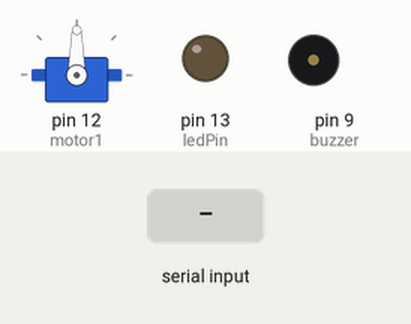
This sketch was run on a simulated Arduino Uno, built with avr-gcc and run on an emulated ATmega328P. Parts: servo, output pins drawn as LEDs (lit = HIGH), buzzer (waves = sounding). The inputs (shaded band) are chosen by the test bench.

Above: at 1.2 s.
1.3 s: "H" received over Serial
At 2.2 s:
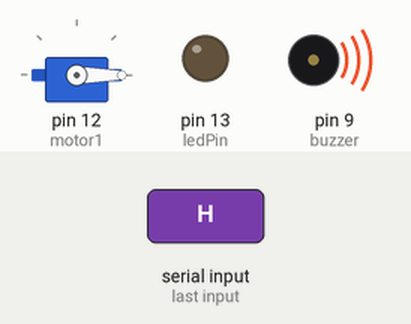
2.8 s: "L" received over Serial
At 3.4 s:
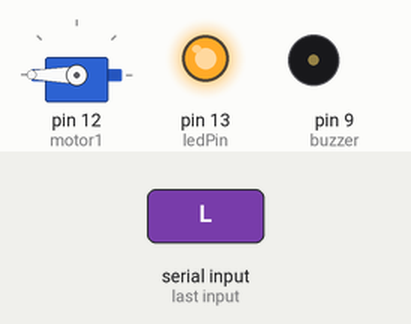
Timing chart, 0 to 5.8 s (numbered marks = the images above; inputs shaded):
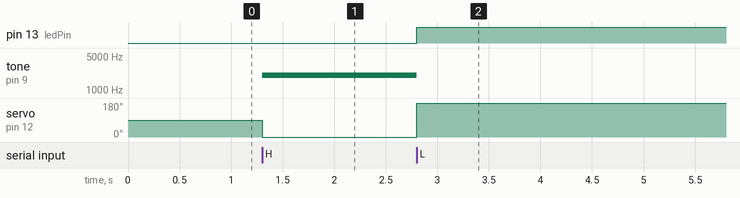

The sketch:

arduino_code.ino
```cpp
#include <Servo.h>
Servo motor1;

const int ledPin = 13; // the pin that the LED is attached to
const int buzzer = 9;
int incomingByte;      // a variable to read incoming serial data into

void setup() {
  // initialize serial communication:
  Serial.begin(9600);
  // initialize the LED pin as an output:
  pinMode(ledPin, OUTPUT);
  pinMode(buzzer, OUTPUT);

  motor1.attach(12);
}

void loop() {
  // see if there's incoming serial data:
  if (Serial.available() > 0) {
    // read the oldest byte in the serial buffer:
    incomingByte = Serial.read();
    // if it's a capital H (ASCII 72), turn on the LED:
    if (incomingByte == 'H') {
      digitalWrite(ledPin, LOW);
      motor1.write(0);
      tone(buzzer, 2000); //noTone(buzzer);

      //motor


    }
    // if it's an L (ASCII 76) turn off the LED:
    if (incomingByte == 'L') {
      //buzzer
      digitalWrite(ledPin, HIGH);
      motor1.write(180);//180
      noTone(buzzer); //tone(buzzer, 2000); // Send 1KHz sound signal...
      //delay(1000);        // ...for 1 sec
      //noTone(buzzer);     // Stop sound...
      //delay(1000)
      //

      //motor
      //motor1.write(0);
      //delay(400);
      //motor1.write(180);
      //delay(400);

    }
  }
}
```

Measured:
- after the input at 1.3 s, tone on pin 9 (buzzer): silent → 2000 Hz at once; servo on pin 12 (motor1): 90° → 0° at once
- after the input at 2.8 s, pin 13 (ledPin): LOW → HIGH at once; tone on pin 9 (buzzer): 2000 Hz → silent at once; servo on pin 12 (motor1): 0° → 180° at once
